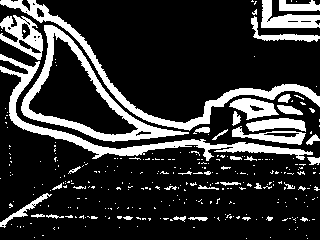
//> input picture fouriertrack/A.png, 320 x 240 px
$ ./main 3   (built with g++ and OpenCV 4)
//> lines starting //> are read from the running program, lines starting //| are printed output that depends on the picture; after the words box and inside, x2 and y2 are one past the last pixel; in counts of white or black regions, pixels touching at a corner belong together
#include <iostream>
#include <vector>
#include <opencv2/opencv.hpp>

using std::vector;

using cv::VideoCapture;
using cv::Mat;
using cv::Rect;
using cv::Point;
using cv::Size;

int main(int argc, char *argv[])
{
	int cameraIndex = (argc - 1 > 0) ? atoi(argv[1]) : 0;
	VideoCapture capture{cameraIndex};
	if (!capture.isOpened()) {
		std::cerr << "Error: Couldn't capture camera number " << cameraIndex << '\n';
		return -1;
	}
	capture.set(cv::CAP_PROP_FPS, 60);

	Mat A = cv::imread("A.png", cv::IMREAD_GRAYSCALE);
//> A: 240 rows x 320 cols, CV_8UC1; 19.8% white; 315 white regions (276 under 20 px), largest, box (x1, y1, x2, y2) and area: (0, 54, 313, 161) 2951, (0, 0, 320, 131) 2845, (21, 25, 189, 142) 2818
	Mat B = cv::imread("B.png", cv::IMREAD_GRAYSCALE);
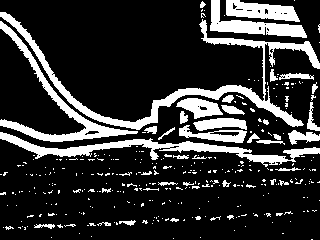
//> input picture fouriertrack/B.png, 320 x 240 px
//> B: 240 rows x 320 cols, CV_8UC1; 19.5% white; 329 white regions (289 under 20 px), largest, box (x1, y1, x2, y2) and area: (0, 12, 320, 130) 3785, (0, 132, 320, 167) 2427, (0, 21, 138, 142) 1956

    int pressedKey = 0;
    while (pressedKey != 'q') {
        Mat frame;
        capture >> frame;
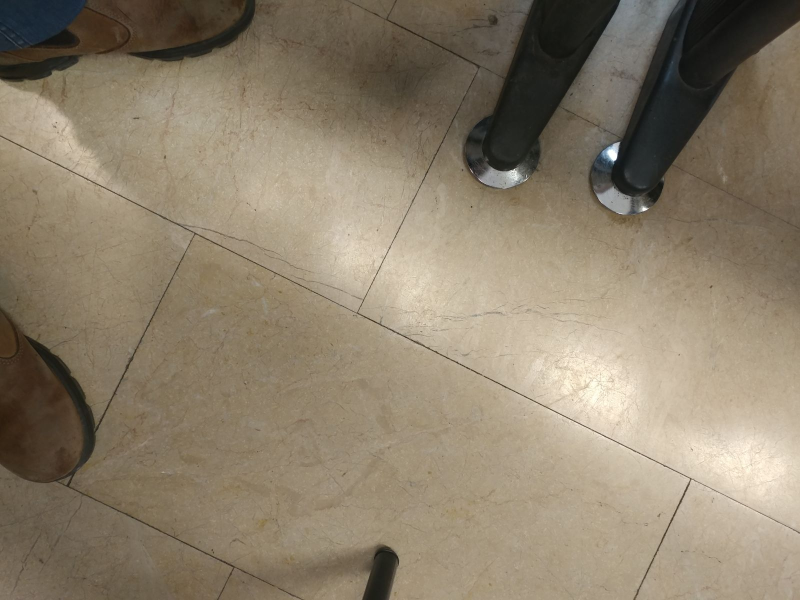
//> input picture test/1.jpeg, 1600 x 1200 px, given in place of the camera (shown at 1/2 size)
//> frame is the input picture: 1200 rows x 1600 cols, CV_8UC3; mean B, G, R 107.3, 127.4, 139.8
		cv::pyrDown(frame, frame);
//> frame: 600 rows x 800 cols, CV_8UC3
		cv::cvtColor(frame, frame, CV_BGR2GRAY);
//> frame: 600 rows x 800 cols, CV_8UC1
		cv::adaptiveThreshold(frame, frame, 255, cv::ADAPTIVE_THRESH_MEAN_C, cv::THRESH_BINARY, 15, -3);
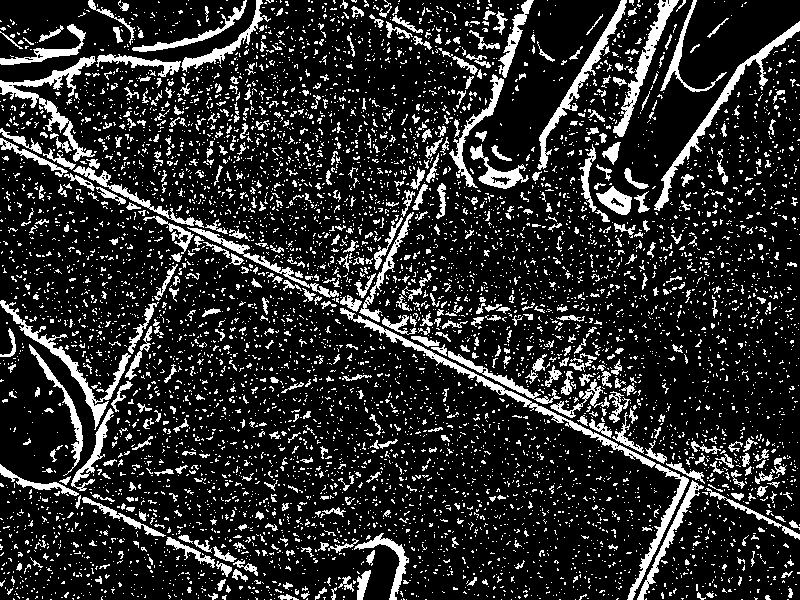
//> frame: 600 rows x 800 cols, CV_8UC1; 16.8% white; 6880 white regions (6264 under 20 px), largest, box (x1, y1, x2, y2) and area: (340, 308, 689, 600) 2935, (654, 21, 800, 211) 1842, (0, 56, 96, 162) 1738

		if (A.empty() || B.empty()) {
			A = Mat::zeros(frame.size(), CV_8U);
			B = Mat::zeros(frame.size(), CV_8U);
		}

		Mat result = A - B;
//> result: 240 rows x 320 cols, CV_8UC1; 14.5% white; 342 white regions (285 under 20 px), largest, box (x1, y1, x2, y2) and area: (0, 0, 151, 119) 1390, (44, 25, 137, 122) 1103, (0, 54, 69, 135) 917

		float scales[] = {2, 1.5, 1, 0.75, 0.5};
		for (float scaleFactor : scales) {
			Mat affineMatrix = (cv::Mat_<float>(2, 3) <<
					scaleFactor, 0, (1 - scaleFactor) / 2 * B.cols,
					0, scaleFactor, (1 - scaleFactor) / 2 * B.rows);
			std::cout << scaleFactor << std::endl;
			cv::imshow("croppedB", B);
			cv::waitKey(0);
			Mat scaledB;
			cv::warpAffine(B, scaledB, affineMatrix, B.size());
			cv::imshow("croppedB", scaledB);
			Mat croppedB = Mat{B, Rect{B.cols / 3, B.rows / 3, B.cols / 3, B.rows / 3}};
			cv::resize(croppedB, croppedB, croppedB.size(), scaleFactor, scaleFactor);
			cv::waitKey(0);
			cv::matchTemplate(A, croppedB, result, cv::TM_CCORR_NORMED);
		}
//> this loop made 5 passes
//> pass 1, `Mat croppedB = Mat{B, Rect{B.cols / 3, B.rows / 3, B.cols / 3, B.rows ..`:
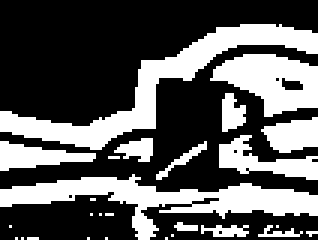
//> croppedB: 80 rows x 106 cols, CV_8UC1 (shown 3 times larger); 35.5% white; 27 white regions (16 under 20 px), largest, box (x1, y1, x2, y2) and area: (0, 8, 106, 50) 897, (0, 58, 106, 80) 805, (70, 18, 106, 39) 458
//> pass 1, `cv::matchTemplate(A, croppedB, result, cv::TM_CCORR_NORMED);`:
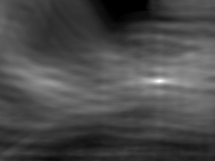
//> result: 161 rows x 215 cols, CV_32FC1; min -6.76e-07, max 0.893, mean 0.26; drawn with min black and max white


		Mat display;
		Mat smallA, smallB;
		cv::pyrDown(A, smallA);
		cv::pyrDown(B, smallB);
		cv::vconcat(smallA, smallB, display);
		cv::hconcat(A - B, display, display);
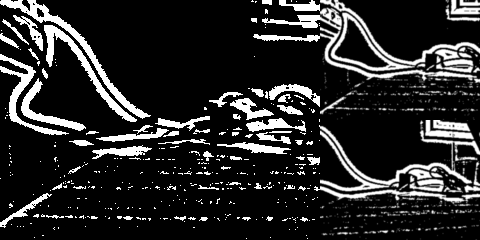
//> display: 240 rows x 480 cols, CV_8UC1; min 0, max 255, mean 41.4

		double maxValue;
		Point maxLoc;
		cv::minMaxLoc(result, nullptr, &maxValue, nullptr, &maxLoc);
//> maxValue = 0.893; maxLoc = Point(159, 81)
		Mat colors = 255 - result / maxValue * 255;
		colors.convertTo(colors, CV_8U);
//> colors: 161 rows x 215 cols, CV_8UC1
		cv::applyColorMap(colors, colors, cv::COLORMAP_OCEAN);
//> colors: 161 rows x 215 cols, CV_8UC3
		colors.row(maxLoc.y).setTo(cv::Scalar{0});
		colors.col(maxLoc.x).setTo(cv::Scalar{0});
		if (maxLoc.y + 1 < colors.rows)
			colors.row(maxLoc.y + 1).setTo(cv::Scalar{255, 255, 255});
		if (maxLoc.x + 1 < colors.cols)
			colors.col(maxLoc.x + 1).setTo(cv::Scalar{255, 255, 255});
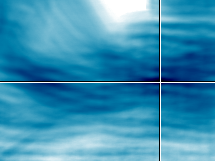
//> colors: 161 rows x 215 cols, CV_8UC3; mean B, G, R 180.3, 144.3, 58.4
		cv::imshow("other", colors);

        cv::imshow("w", display);
        pressedKey = cv::waitKey(0);
//> the 'q' key is pressed

		if (pressedKey == 'a') {
			A = frame.clone();
			cv::imwrite("A.png", A);
		}
		else if (pressedKey == 'b') {
			B = frame.clone();
			cv::imwrite("B.png", B);
		}
    }

    return 0;
}
